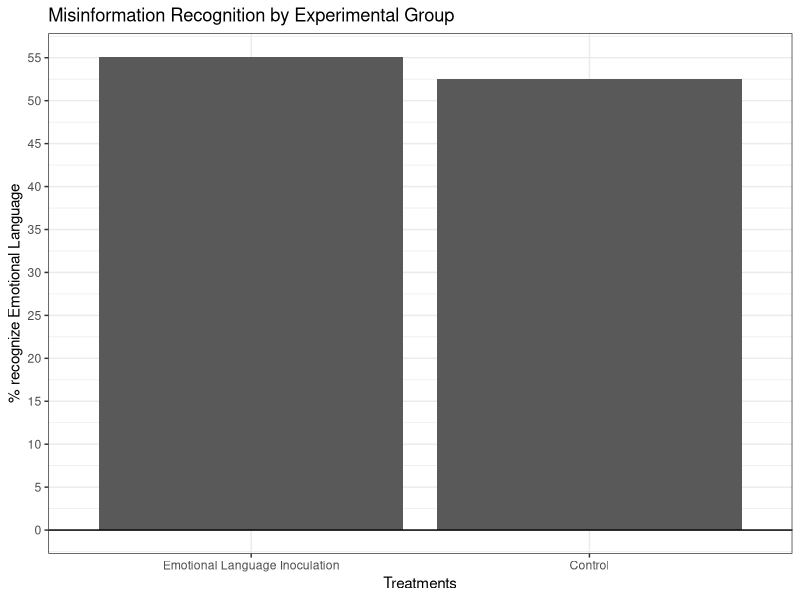

Write the R code that produced this figure.
## ---- chunk 1
knitr::opts_chunk$set(echo = FALSE)
require(haven)
require(data.table)
require(ggplot2)
require(magrittr)
## ---- chunk 2

dd = data.frame(h = c(55.1, 52.5),
                cond = factor(c("Emotional Language Inoculation", "Control"), levels = c("Emotional Language Inoculation", "Control"))
)
                
ggplot(dd, aes(x = cond, y = h)) + geom_bar(stat = "identity") + ylab("% recognize Emotional Language") + xlab("Treatments") + ggtitle("Misinformation Recognition by Experimental Group") + theme_bw() + ylim(0,60) + scale_y_continuous(breaks = seq(0, 60, by = 5)) + geom_hline(yintercept = 0, color = "black")
